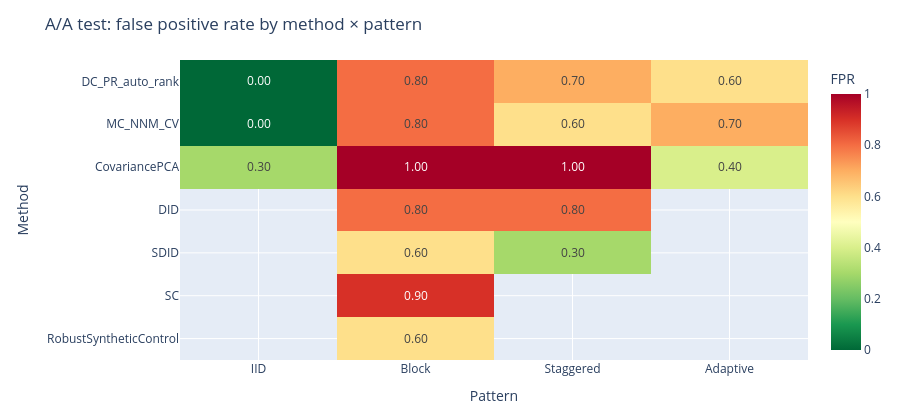

Notebook cell for this chart:
### Code cell
fpr_vals = fpr_pivot.values

fpr_text = [
    [f"{v:.2f}" if not np.isnan(v) else "" for v in row]
    for row in fpr_vals
]

fig = go.Figure(go.Heatmap(
    z=fpr_vals,
    x=PATTERNS_ORDER,
    y=METHODS_ORDER,
    text=fpr_text,
    texttemplate="%{text}",
    colorscale="RdYlGn_r",
    zmin=0, zmax=1,
    colorbar=dict(title="FPR"),
))
fig.update_layout(
    title="A/A test: false positive rate by method × pattern",
    xaxis_title="Pattern",
    yaxis_title="Method",
    height=420,
    margin=dict(l=180, r=60, t=60, b=60),
    yaxis=dict(autorange="reversed"),
)
fig.show()

### Figure 1 — Plotly figure (JSON) as saved in the notebook; plotly's stock layout.template omitted (floating-point values rounded to 4 significant figures)
{"data": [{"colorbar": {"title": {"text": "FPR"}}, "colorscale": [[0, "rgb(0,104,55)"], [0.1, "rgb(26,152,80)"], [0.2, "rgb(102,189,99)"], [0.3, "rgb(166,217,106)"], [0.4, "rgb(217,239,139)"], [0.5, "rgb(255,255,191)"], [0.6, "rgb(254,224,139)"], [0.7, "rgb(253,174,97)"], [0.8, "rgb(244,109,67)"], [0.9, "rgb(215,48,39)"], [1, "rgb(165,0,38)"]], "text": [["0.00", "0.80", "0.70", "0.60"], ["0.00", "0.80", "0.60", "0.70"], ["0.30", "1.00", "1.00", "0.40"], ["", "0.80", "0.80", ""], ["", "0.60", "0.30", ""], ["", "0.90", "", ""], ["", "0.60", "", ""]], "texttemplate": "%{text}", "type": "heatmap", "x": ["IID", "Block", "Staggered", "Adaptive"], "y": ["DC_PR_auto_rank", "MC_NNM_CV", "CovariancePCA", "DID", "SDID", "SC", "RobustSyntheticControl"], "z": [[0.0, 0.8, 0.7, 0.6], [0.0, 0.8, 0.6, 0.7], [0.3, 1.0, 1.0, 0.4], [NaN, 0.8, 0.8, NaN], [NaN, 0.6, 0.3, NaN], [NaN, 0.9, NaN, NaN], [NaN, 0.6, NaN, NaN]], "zmax": 1, "zmin": 0}], "layout": {"height": 420, "margin": {"b": 60, "l": 180, "r": 60, "t": 60}, "title": {"text": "A/A test: false positive rate by method × pattern"}, "xaxis": {"title": {"text": "Pattern"}}, "yaxis": {"autorange": "reversed", "title": {"text": "Method"}}}}
